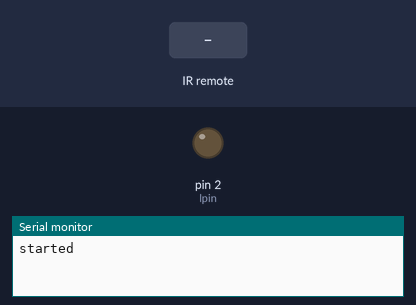
Bench run of a sketch on a simulated Arduino Uno, built with avr-gcc and run on an emulated ATmega328P. On the bench: output pins drawn as LEDs (lit = HIGH), the last lines printed to the serial monitor. Inputs (shaded band) come from the test bench.

Above: at 1.2 s.
1.3 s: infrared code 0xB946FF00 received
At 2.3 s:
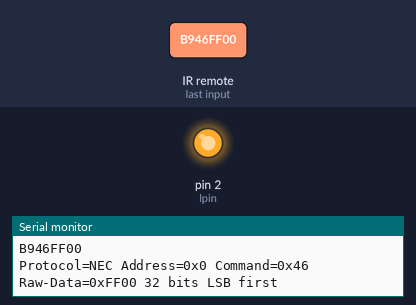
Timing chart, 0 to 4.3 s (numbered marks = the images above; inputs shaded):
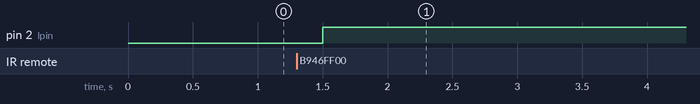

Measured:
- after the input at 1.3 s, pin 2 (lpin): LOW → HIGH after 0.20 s

The sketch:

basic_ir_test.ino
```cpp
/*
 * Author: Bors David <daviddvd267@gmail.com>
 * A very basic IR Reciever tester. It works for my setup, but the button probably won't work for you.
 * I would recommend commenting the if that switches the led to first map at least one of your buttons.
 * The program switches a led based on an IR recieved command.
 */

#include <IRremote.h>

const int rpin = 11;
const int lpin = 2;
bool pin_mode = LOW;

decode_results results;

void setup() {
  // will use serial print for getting all my remote's codes
  Serial.begin(9600);
  // prepare the receiver
  IrReceiver.begin(rpin, ENABLE_LED_FEEDBACK);
  // prepare the led
  pinMode(2, OUTPUT);
  Serial.println("started");
}

void _switch_led () {
  pin_mode ^= 1;
  digitalWrite(lpin, pin_mode);
}

void loop() {
  // put your main code here, to run repeatedly:
  if (IrReceiver.decode()) {
      if (IrReceiver.decodedIRData.decodedRawData == 0xB946FF00)
        _switch_led();
      Serial.println(IrReceiver.decodedIRData.decodedRawData, HEX);
      IrReceiver.printIRResultShort(&Serial); // optional use new print version
      IrReceiver.resume(); // Enable receiving of the next value
  }
  delay(300);
}
```
